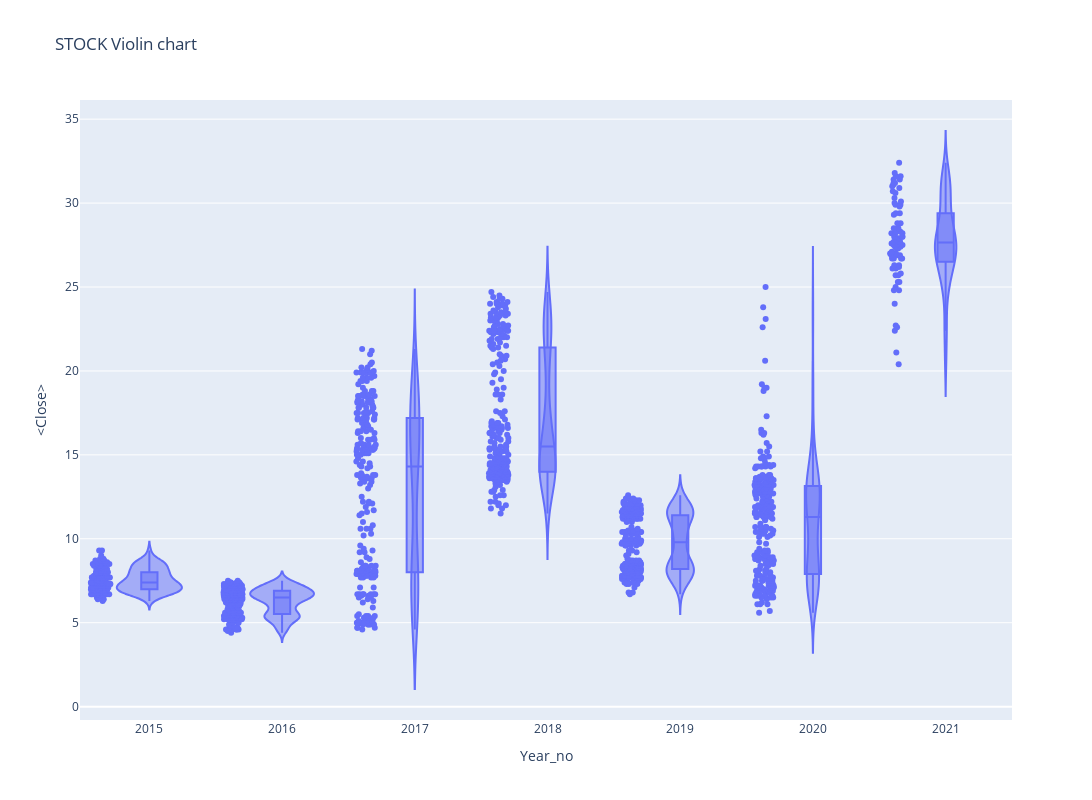

Here is the notebook cell this chart was saved with:
### Code cell
#px.violin(df_tips, y="tip", x="smoker", color="sex", box=True, points="all",
#          hover_data=df_tips.columns)

fig = go.Figure()
px.violin(df,x='Year_no',y='<Close>',box =True, points='all',
         hover_data=df.columns, title = 'STOCK Violin chart', height= 800, width= 1200)

### Figure 1 — Plotly figure (JSON) as saved in the notebook; plotly's stock layout.template omitted (floating-point values rounded to 4 significant figures; data arrays with more than 128 entries replaced by an {"elided": "..."} marker saying what was removed)
{"data": [{"alignmentgroup": "True", "box": {"visible": true}, "customdata": {"elided": "1499x5 mixed values"}, "hovertemplate": "Year_no=%{x}<br><Close>=%{y}<br>datetime=%{customdata[0]}<br><Volume>=%{customdata[1]}<br>Period=%{customdata[2]}<br>Daily_return=%{customdata[3]}<br>Volumn=%{customdata[4]}<extra></extra>", "legendgroup": "", "marker": {"color": "#636efa"}, "name": "", "offsetgroup": "", "orientation": "v", "points": "all", "scalegroup": "True", "showlegend": false, "type": "violin", "x": {"elided": "1499 int values"}, "x0": " ", "xaxis": "x", "y": {"elided": "1499 float values"}, "y0": " ", "yaxis": "y"}], "layout": {"height": 800, "legend": {"tracegroupgap": 0}, "title": {"text": "STOCK Violin chart"}, "violinmode": "group", "width": 1200, "xaxis": {"anchor": "y", "domain": [0, 1], "title": {"text": "Year_no"}}, "yaxis": {"anchor": "x", "domain": [0, 1], "title": {"text": "<Close>"}}}}
